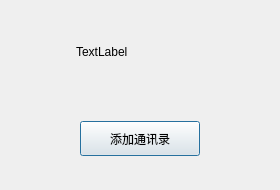
<?xml version="1.0" encoding="UTF-8"?>
<ui version="4.0">
 <class>FindSuccessDlg</class>
 <widget class="QDialog" name="FindSuccessDlg">
  <property name="geometry">
   <rect>
    <x>0</x>
    <y>0</y>
    <width>280</width>
    <height>190</height>
   </rect>
  </property>
  <property name="minimumSize">
   <size>
    <width>280</width>
    <height>190</height>
   </size>
  </property>
  <property name="maximumSize">
   <size>
    <width>280</width>
    <height>190</height>
   </size>
  </property>
  <property name="windowTitle">
   <string>Dialog</string>
  </property>
  <layout class="QVBoxLayout" name="verticalLayout">
   <item>
    <widget class="QWidget" name="widget" native="true">
     <layout class="QHBoxLayout" name="horizontalLayout">
      <item>
       <widget class="QLabel" name="head_lb">
        <property name="minimumSize">
         <size>
          <width>50</width>
          <height>50</height>
         </size>
        </property>
        <property name="maximumSize">
         <size>
          <width>50</width>
          <height>50</height>
         </size>
        </property>
        <property name="text">
         <string/>
        </property>
       </widget>
      </item>
      <item>
       <widget class="QLabel" name="name_lb">
        <property name="text">
         <string>TextLabel</string>
        </property>
       </widget>
      </item>
      <item>
       <spacer name="horizontalSpacer">
        <property name="orientation">
         <enum>Qt::Horizontal</enum>
        </property>
        <property name="sizeHint" stdset="0">
         <size>
          <width>126</width>
          <height>20</height>
         </size>
        </property>
       </spacer>
      </item>
     </layout>
    </widget>
   </item>
   <item>
    <widget class="QWidget" name="widget_2" native="true">
     <layout class="QHBoxLayout" name="horizontalLayout_2">
      <item>
       <widget class="ClickedBtn" name="add_friend_btn">
        <property name="minimumSize">
         <size>
          <width>120</width>
          <height>35</height>
         </size>
        </property>
        <property name="maximumSize">
         <size>
          <width>120</width>
          <height>35</height>
         </size>
        </property>
        <property name="text">
         <string>添加通讯录</string>
        </property>
       </widget>
      </item>
     </layout>
    </widget>
   </item>
  </layout>
 </widget>
 <customwidgets>
  <customwidget>
   <class>ClickedBtn</class>
   <extends>QPushButton</extends>
   <header location="global">clickedbtn.h</header>
  </customwidget>
 </customwidgets>
 <resources/>
 <connections/>
</ui>
